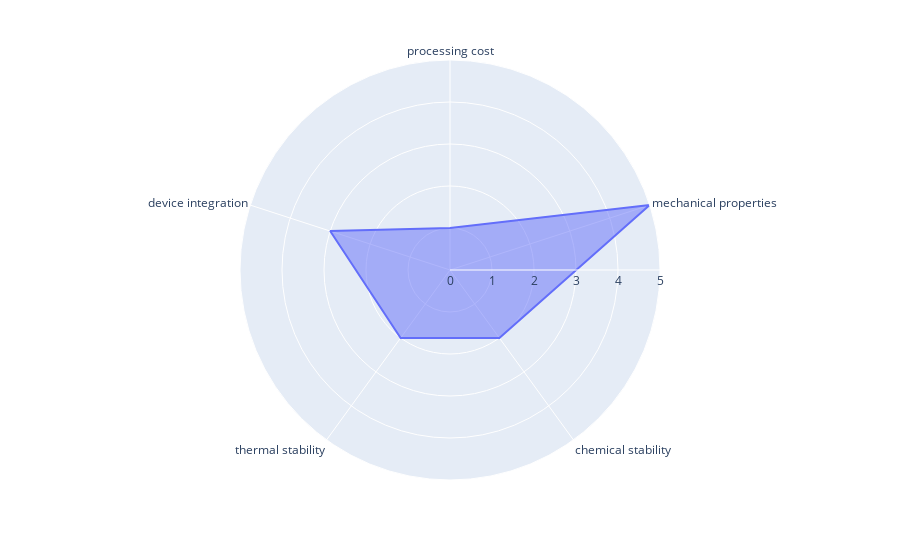

Notebook cell for this chart:
### Code cell
import plotly.express as px
import pandas as pd

df = pd.DataFrame(dict(
    r=[1, 5, 2, 2, 3],
    theta=['processing cost','mechanical properties','chemical stability',
           'thermal stability', 'device integration']))

fig = px.line_polar(df, r='r', theta='theta', line_close=True)

fig.update_traces(fill='toself')

fig.show()

### Figure 1 — Plotly figure (JSON) as saved in the notebook; plotly's stock layout.template omitted (floating-point values rounded to 4 significant figures)
{"data": [{"fill": "toself", "hovertemplate": "r=%{r}<br>theta=%{theta}<extra></extra>", "legendgroup": "", "line": {"color": "#636efa", "dash": "solid"}, "mode": "lines", "name": "", "r": [1, 5, 2, 2, 3, 1], "showlegend": false, "subplot": "polar", "theta": ["processing cost", "mechanical properties", "chemical stability", "thermal stability", "device integration", "processing cost"], "type": "scatterpolar"}], "layout": {"legend": {"tracegroupgap": 0}, "margin": {"t": 60}, "polar": {"angularaxis": {"direction": "clockwise", "rotation": 90}, "domain": {"x": [0, 1], "y": [0, 1]}}}}
